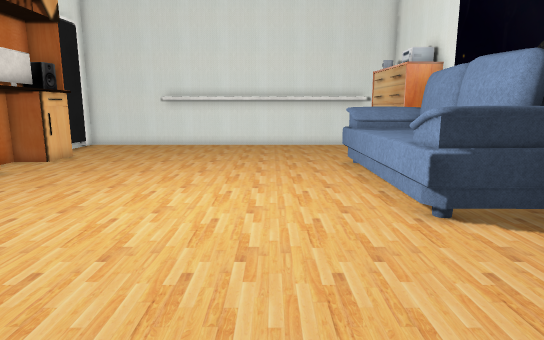
[1] (above)

18 first-person views from a walk through a scene from a Unity 3-D project. The camera is 1.2 m above the floor, tilts 10° down and sees 75° across. The floor is counted in squares, 0.5 m on a side. Each view is taken from the middle of a square. On the plan, view 1 faces up. The plan holds only what a view shows up to about 20 squares ahead; the rest is blank. The place goes on beyond the plan. The player is left out. Some surface patterns are stand-ins.

[2]
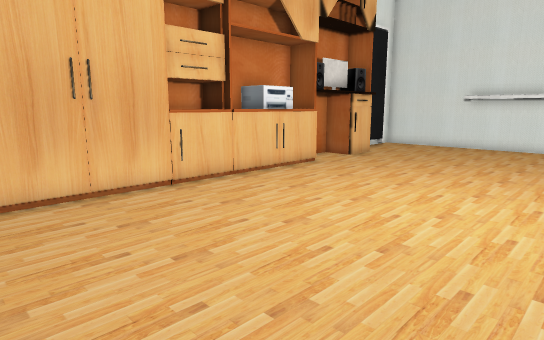

[3]
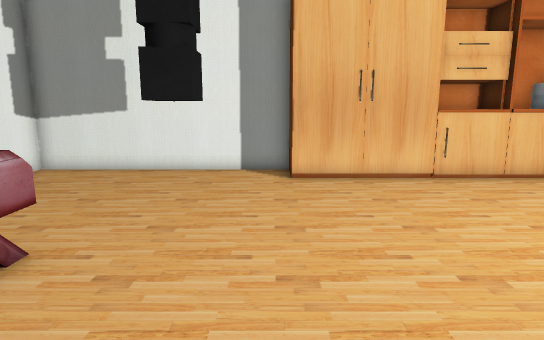

[4]
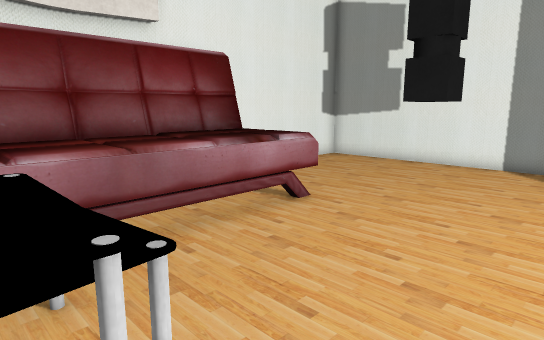

[5]
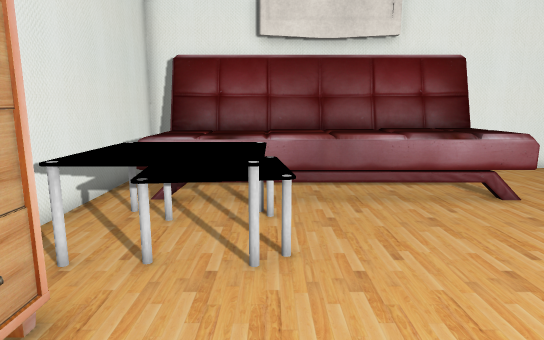

[6]
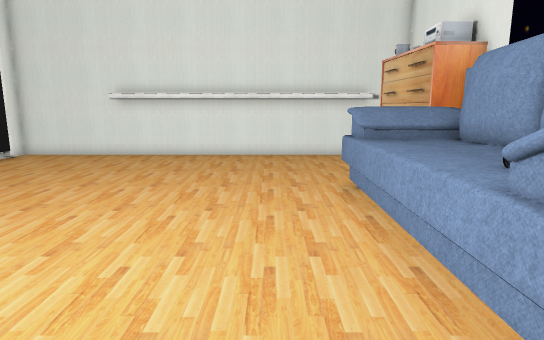

[7]
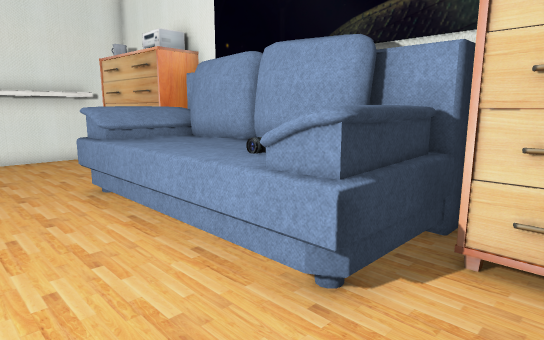

[8]
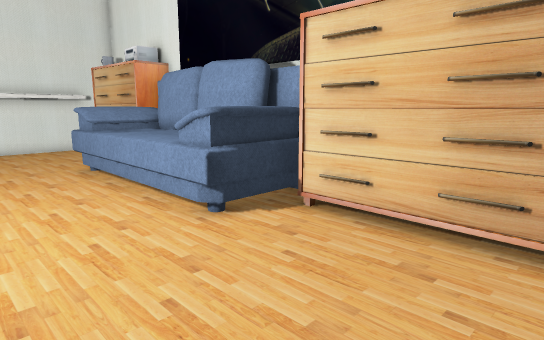

[9]
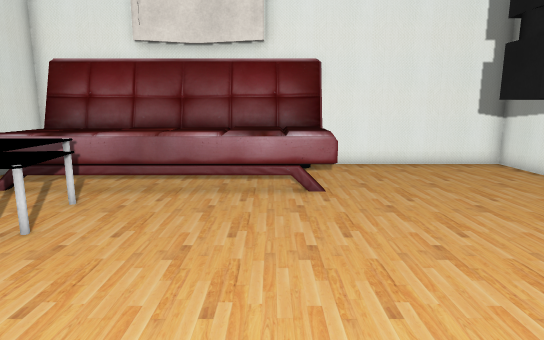

[10]
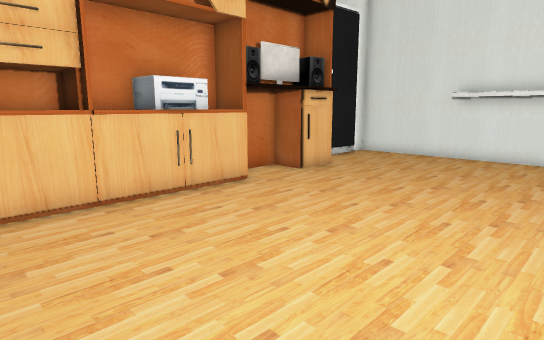

[11]
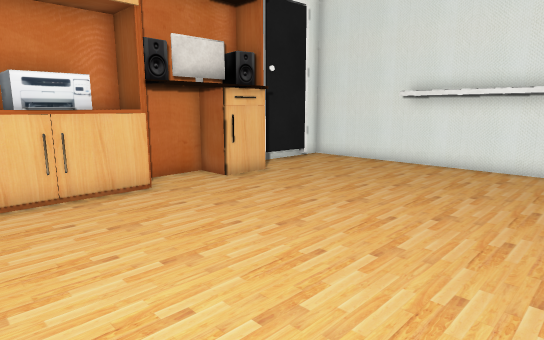

[12]
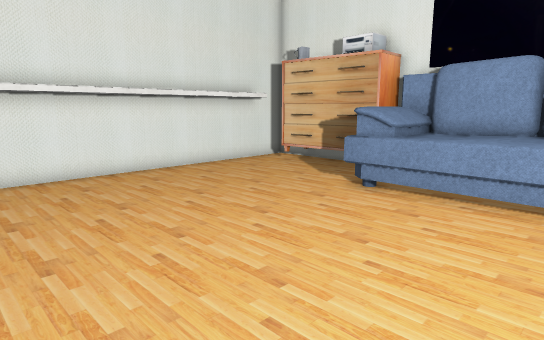

[13]
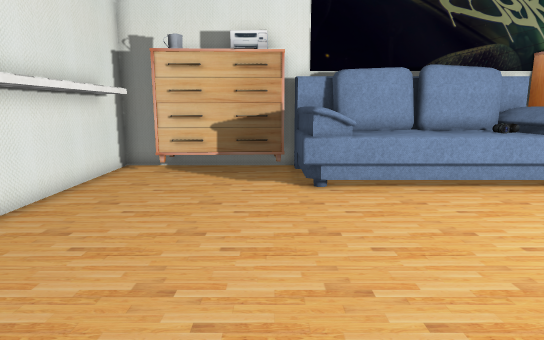

[14]
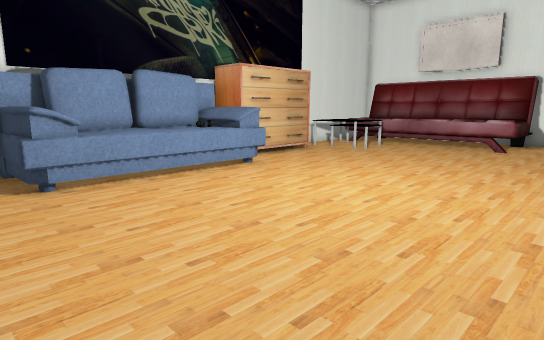

[15]
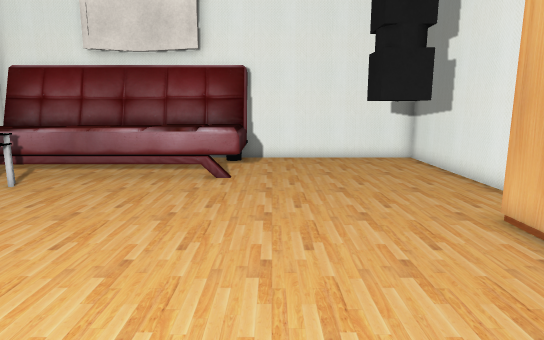

[16]
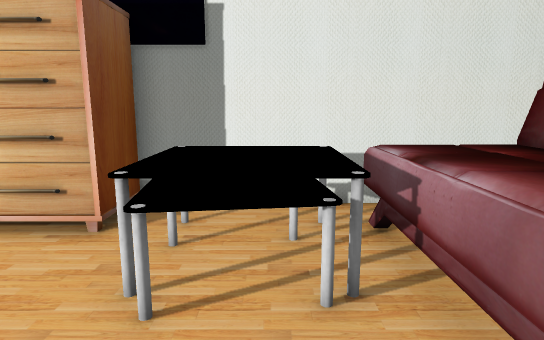

[17]
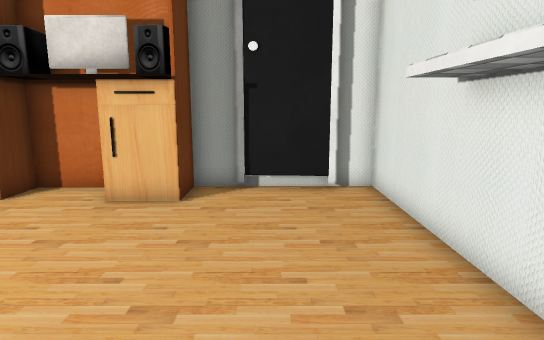

[18]
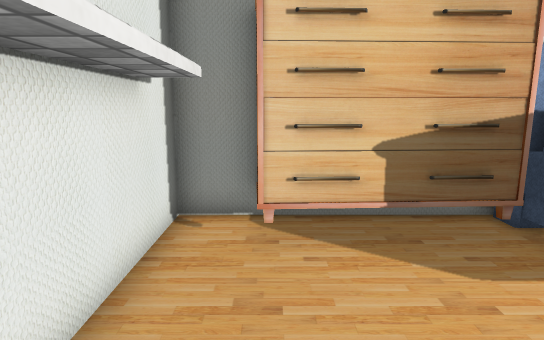

### Floor plan
Points are (right, up) in squares from view 1. A wall is a line through its corners. A room is listed if a view was taken in it or the views show most of it. See-through windows are left out.
Room 1 (views 1, 2, 3, 4, 5, 6, 7, 8, 9, 10, 11, 12, 13, 14, 15, 16, 17, 18)
walls: (-11.8, 0.8) (-11.8, -9.1) (-3.5, -9.1); (-11.5, 17.4) (-11.5, 12.9); (7.8, 16) (7.8, 23.1) (-11.8, 23.1) (-11.8, 21.9); (-11.8, 19) (-11.8, 17.5); (-11.5, 22) (-11.5, 18.9); (5.9, 22.1) (-6.9, 22.1); (7.8, -9.1) (7.8, 1.4)
objects: other object (-11, 5) to (-10, 5); other object (-11, 6) to (-10, 8); other object (-11, 9) to (-10, 9); printer (-11, 10) to (-10, 11); other object (-11, 12) to (-10, 12); speaker (-11, 13) to (-10, 14); other object (-11, 15) to (-10, 15); other object (-11, 16) to (-10, 16); speaker (-11, 17) to (-10, 17); other object (-11, 18) to (-10, 18); other object (-10, 14); other object (-9, -4) to (-8, -2); other object (-4, -8) to (6, -4); table (3, -3) to (3, 0); other object (3, 7) to (7, 16); table (4, -3); table (5, 0) to (6, 0); other object (5, 1) to (7, 6); table (6, -3); other object (6, 17) to (7, 21)

Where each view was taken, in squares from view 1:
view 1: 0 up, 0 right, facing up
view 2: 0 up, 0 right, facing up-left
view 3: 0 up, 2 right, facing left
view 4: 2 up, 4 right, facing down-left
view 5: 5 up, 3 right, facing down
view 6: 5 up, 1 right, facing up
view 7: 5 up, 0 right, facing up-right
view 8: 1 up, 1 left, facing up-right
view 9: 6 up, 2 left, facing down
view 10: 5 up, 1 left, facing up-left
view 11: 8 up, 0 right, facing up-left
view 12: 10 up, 6 left, facing up-right
view 13: 17 up, 7 left, facing right
view 14: 18 up, 8 left, facing down-right
view 15: 8 up, 5 left, facing down
view 16: 2 down, 1 left, facing right
view 17: 20 up, 1 left, facing left
view 18: 21 up, 0 right, facing right
